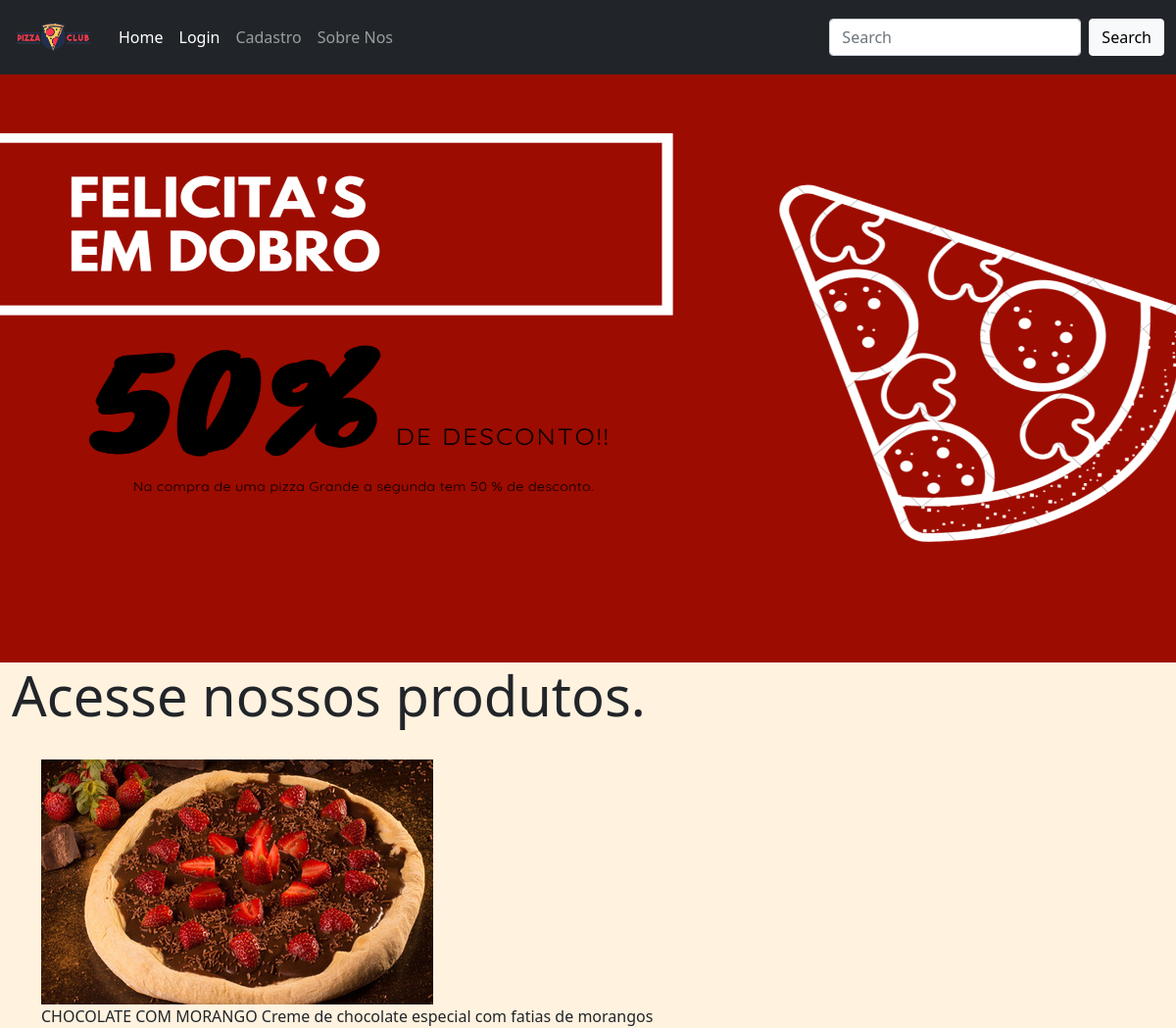
Page /8 on the committed database.
### home/models.py (models this page shows, shortened)
class Pizzaria(models.Model):
    titulo = models.CharField(max_length=30)
    descricao = models.CharField(max_length=50)
    mostrar = models.BooleanField(default=True)
    foto = models.ImageField(blank=True,upload_to='fotos/%y/%m/%d/')

### home/views.py (the view)
# urls.py: path('<int:idbusca>', views.mostrar, name='pizzaria'),
def mostrar(request, idbusca):
    dados = get_object_or_404(Pizzaria, id=idbusca)
    return render(request, 'home/detPizza.html', {'dados': dados})

### home/templates/home/detPizza.html (shortened to what this page needs)
{% load static %}
<!doctype html>
<html lang="en">
<head>
</head>
<body style="background-color: rgb(255,242,223);">
    {% include 'menu.html' %}
  <div class="carousel-inner">
    <div class="carousel-item active">
      <img src="{% static 'images/pizza.png' %}" height="600px" class="d-block w-100" alt="...">
    </div>
    <br><br><br><br><br><br><br><br><br><br><br><br><br><br><br><br><br><br><br><br><br><br><br><br><br>
    <div style="margin-right:260px" class="jumbotron jumbotron-fluid">
        <div class="container">
            <h1 class="display-4">Acesse nossos produtos.</h1>
        </div>
      </div>
      <br>
    <div class="container" >
       {% if dados.foto  %}
       <img src="{{dados.foto.url}}" alt=""><br>
        {{dados.titulo}}
        {{dados.descricao}}
    {% endif %}
   </div>
</body>
</html>

### rows in the picture
Pizzaria: foto (picture), titulo "CHOCOLATE COM MORANGO", descricao "Creme de chocolate especial com fatias de morangos"
